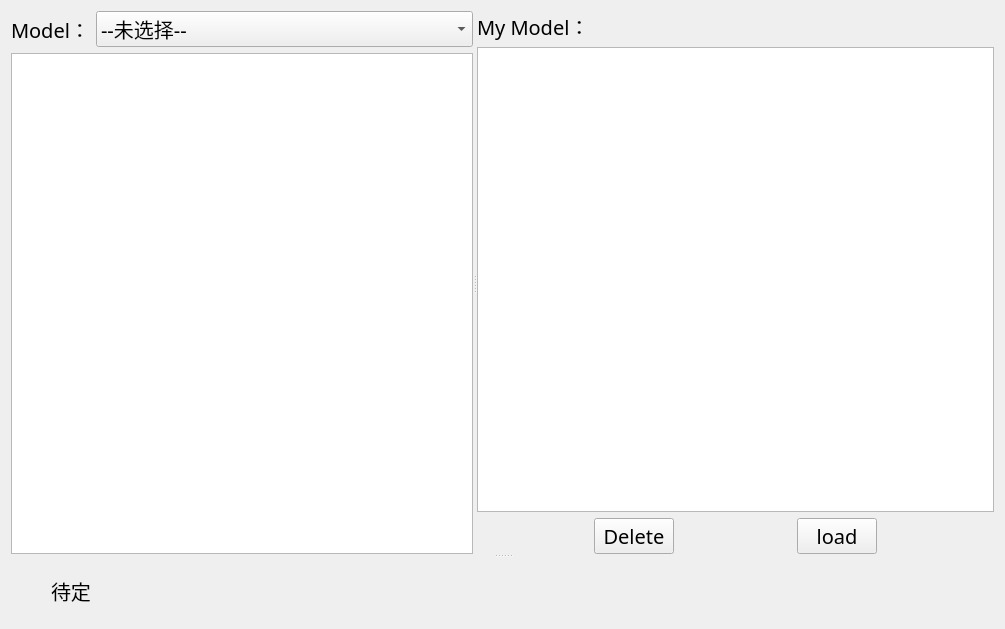
<?xml version="1.0" encoding="UTF-8"?>
<ui version="4.0">
 <class>modelTab</class>
 <widget class="QWidget" name="modelTab">
  <property name="geometry">
   <rect>
    <x>0</x>
    <y>0</y>
    <width>1005</width>
    <height>629</height>
   </rect>
  </property>
  <property name="windowTitle">
   <string>modelTab</string>
  </property>
  <layout class="QVBoxLayout" name="verticalLayout">
   <item>
    <widget class="QSplitter" name="splitter_2">
     <property name="orientation">
      <enum>Qt::Vertical</enum>
     </property>
     <widget class="QWidget" name="widget_6" native="true">
      <layout class="QGridLayout" name="gridLayout">
       <item row="0" column="0">
        <widget class="QSplitter" name="splitter">
         <property name="orientation">
          <enum>Qt::Horizontal</enum>
         </property>
         <widget class="QWidget" name="widget_3" native="true">
          <layout class="QVBoxLayout" name="verticalLayout_2">
           <item>
            <layout class="QHBoxLayout" name="horizontalLayout_6" stretch="0,3">
             <item>
              <widget class="QLabel" name="label_10">
               <property name="font">
                <font>
                 <family>宋体</family>
                 <pointsize>15</pointsize>
                 <weight>50</weight>
                 <italic>false</italic>
                 <bold>false</bold>
                </font>
               </property>
               <property name="text">
                <string>Model：</string>
               </property>
              </widget>
             </item>
             <item>
              <widget class="QComboBox" name="comboBox_model">
               <property name="font">
                <font>
                 <family>宋体</family>
                 <pointsize>15</pointsize>
                 <weight>50</weight>
                 <italic>false</italic>
                 <bold>false</bold>
                </font>
               </property>
               <property name="currentIndex">
                <number>0</number>
               </property>
               <item>
                <property name="text">
                 <string>--未选择--</string>
                </property>
               </item>
               <item>
                <property name="text">
                 <string>U-net</string>
                </property>
               </item>
              </widget>
             </item>
            </layout>
           </item>
           <item>
            <widget class="QTextBrowser" name="textBrowser_model_explaination"/>
           </item>
          </layout>
         </widget>
         <widget class="QWidget" name="widget_4" native="true">
          <layout class="QVBoxLayout" name="verticalLayout_3">
           <item>
            <widget class="QLabel" name="label_9">
             <property name="font">
              <font>
               <family>宋体</family>
               <pointsize>15</pointsize>
               <weight>50</weight>
               <italic>false</italic>
               <bold>false</bold>
              </font>
             </property>
             <property name="text">
              <string>My Model：</string>
             </property>
            </widget>
           </item>
           <item>
            <widget class="QListWidget" name="listWidget"/>
           </item>
           <item>
            <layout class="QHBoxLayout" name="horizontalLayout_11">
             <item>
              <spacer name="horizontalSpacer_8">
               <property name="orientation">
                <enum>Qt::Horizontal</enum>
               </property>
               <property name="sizeHint" stdset="0">
                <size>
                 <width>40</width>
                 <height>20</height>
                </size>
               </property>
              </spacer>
             </item>
             <item>
              <widget class="QPushButton" name="pushButton_delete">
               <property name="font">
                <font>
                 <family>宋体</family>
                 <pointsize>15</pointsize>
                 <weight>50</weight>
                 <italic>false</italic>
                 <bold>false</bold>
                </font>
               </property>
               <property name="text">
                <string>Delete</string>
               </property>
              </widget>
             </item>
             <item>
              <spacer name="horizontalSpacer_4">
               <property name="orientation">
                <enum>Qt::Horizontal</enum>
               </property>
               <property name="sizeHint" stdset="0">
                <size>
                 <width>40</width>
                 <height>20</height>
                </size>
               </property>
              </spacer>
             </item>
             <item>
              <widget class="QPushButton" name="pushButton_load">
               <property name="font">
                <font>
                 <family>宋体</family>
                 <pointsize>15</pointsize>
                 <weight>50</weight>
                 <italic>false</italic>
                 <bold>false</bold>
                </font>
               </property>
               <property name="text">
                <string>load</string>
               </property>
              </widget>
             </item>
             <item>
              <spacer name="horizontalSpacer_7">
               <property name="orientation">
                <enum>Qt::Horizontal</enum>
               </property>
               <property name="sizeHint" stdset="0">
                <size>
                 <width>40</width>
                 <height>20</height>
                </size>
               </property>
              </spacer>
             </item>
            </layout>
           </item>
          </layout>
         </widget>
        </widget>
       </item>
      </layout>
     </widget>
     <widget class="QWidget" name="widget_5" native="true">
      <widget class="QLabel" name="label_11">
       <property name="geometry">
        <rect>
         <x>40</x>
         <y>20</y>
         <width>131</width>
         <height>26</height>
        </rect>
       </property>
       <property name="font">
        <font>
         <family>宋体</family>
         <pointsize>15</pointsize>
         <weight>50</weight>
         <italic>false</italic>
         <bold>false</bold>
        </font>
       </property>
       <property name="text">
        <string>待定</string>
       </property>
      </widget>
     </widget>
    </widget>
   </item>
  </layout>
 </widget>
 <resources/>
 <connections/>
</ui>
